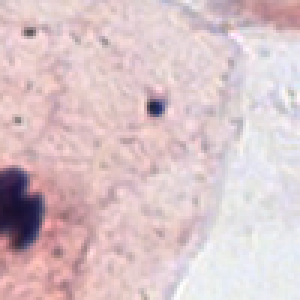
#> input picture Interface/5.png, 100 x 100 px (shown 3 times larger)
$ python Corrency.py
#> lines starting #> are read from the running program, lines starting #| are printed output that depends on the picture; long printed decimals are rounded
import cv2
import numpy as np

def calculate_co_occurrence_matrix(image, distance):
    # Convert image to grayscale
    gray_image = cv2.cvtColor(image, cv2.COLOR_BGR2GRAY)

    # Calculate co-occurrence matrix
    co_occurrence_matrix = np.zeros((256, 256))

    for i in range(len(gray_image)):
        for j in range(len(gray_image[0])):
            if j + distance < len(gray_image[0]):
                co_occurrence_matrix[gray_image[i][j]][gray_image[i][j + distance]] += 1

    # Normalize the co-occurrence matrix
    co_occurrence_matrix /= np.sum(co_occurrence_matrix)

    return co_occurrence_matrix

def calculate_haralick_features(co_occurrence_matrix):
    # Calculate Haralick features
    features = {}
    # Entropy
    entropy = -np.sum(np.multiply(co_occurrence_matrix, np.log2(co_occurrence_matrix + (co_occurrence_matrix == 0))))
    features['Entropy'] = entropy

    # Homogeneity
    homogeneity = np.sum(np.divide(1, 1 + np.square(np.arange(co_occurrence_matrix.shape[0]) - np.arange(co_occurrence_matrix.shape[1])))*co_occurrence_matrix)
    features['Homogeneity'] = homogeneity

    # Contrast
    contrast = np.sum(np.multiply(np.square(np.arange(co_occurrence_matrix.shape[0]) - np.arange(co_occurrence_matrix.shape[1])), co_occurrence_matrix))
    features['Contrast'] = contrast


    return features

# Load the image
image = cv2.imread('5.png')  # Replace 'your_image.jpg' with the path to your image
#> image is the input picture: shape (100, 100, 3); mean B, G, R 200.3, 196, 217.8

# Specify distances
distances = [1, 2, 4, 8, 16, 32]

# Calculate co-occurrence matrices
co_occurrence_matrices = {}
for distance in distances:
    co_occurrence_matrices[distance] = calculate_co_occurrence_matrix(image, distance)
#> this loop made 6 passes
#> pass 1, in calculate_co_occurrence_matrix, `gray_image = cv2.cvtColor(image, cv2.COLOR_BGR2GRAY)`:
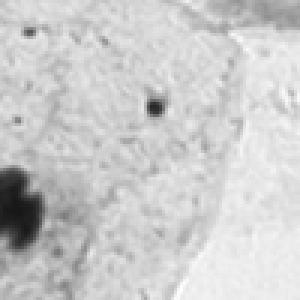
#> gray_image: shape (100, 100) (shown 3 times larger); min 22, max 254, mean 203
#> after the loop, co_occurrence_matrices = 6 items

# Calculate Haralick features for each co-occurrence matrix
haralick_features = {}
for distance, co_occurrence_matrix in co_occurrence_matrices.items():
    haralick_features[distance] = calculate_haralick_features(co_occurrence_matrix)
#> this loop made 6 passes
#> (distance, entropy in calculate_haralick_features) on passes 1 to 6: (1, 10.82), (2, 11.28), (4, 11.41), (8, 11.49), (16, 11.5), (32, 11.35)
#> after the loop, haralick_features = 6 items

# Print Haralick features
for distance, features in haralick_features.items():
    print(f"Haralick features for distance {distance}:\n{features}")
#> this loop made 6 passes
#> (distance, features) on passes 1 to 6: (1, {'Entropy': 10.82, 'Homogeneity': 1, 'Contrast': 0}), (2, {'Entropy': 11.28, 'Homogeneity': 1, 'Contrast': 0}), (4, {'Entropy': 11.41, 'Homogeneity': 1, 'Contrast': 0}), (8, {'Entropy': 11.49, 'Homogeneity': 1, 'Contrast': 0}), (16, {'Entropy': 11.5, 'Homogeneity': 1, 'Contrast': 0}), (32, {'Entropy': 11.35, 'Homogeneity': 1, 'Contrast': 0})
#| Haralick features for distance 1:
#| {'Entropy': 10.823, 'Homogeneity': 1.0, 'Contrast': 0.0}
#| Haralick features for distance 2:
#| {'Entropy': 11.278, 'Homogeneity': 1.0, 'Contrast': 0.0}
#| Haralick features for distance 4:
#| {'Entropy': 11.407, 'Homogeneity': 1.0, 'Contrast': 0.0}
#| Haralick features for distance 8:
#| {'Entropy': 11.494, 'Homogeneity': 1.0, 'Contrast': 0.0}
#| Haralick features for distance 16:
#| {'Entropy': 11.496, 'Homogeneity': 1.000, 'Contrast': 0.0}
#> (further printed lines are left out)
